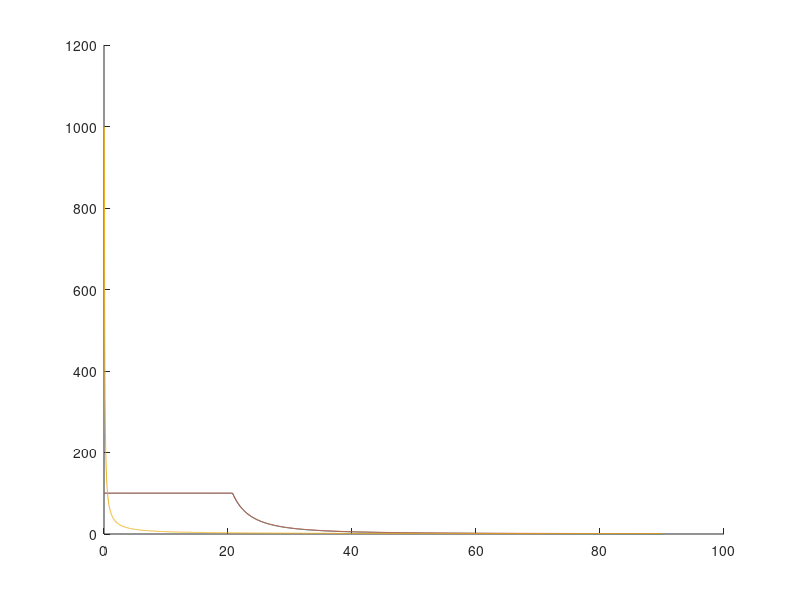

This figure's MATLAB source:
elevation = 0:0.001:pi/2;

figure;
hold on;
plot(elevation ./ pi .* 180, 1./max(0.1, (elevation-(15/180*pi))).^2)
plot(elevation ./ pi .* 180, 1./sin(max(0.1, (elevation-(15/180*pi)))).^2)
plot(elevation ./ pi .* 180, 1./sin(elevation))